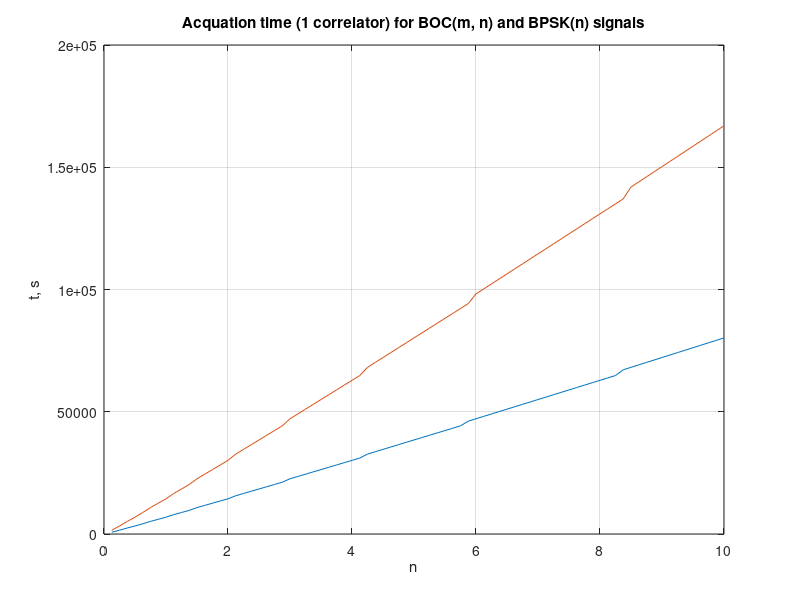

Recreate this plot in MATLAB.
clear 
close all
clc

path_to_results = [pwd 'results/Evgeniy'];
load('results/Evgeniy/AcqBPSK.mat', 'AcqBPSK');
load('results/Evgeniy/AcqBOC.mat', 'AcqBOC');

n8max = 80;
n_arr = (1:n8max)/8;
hF = 0;
hF = figure(hF + 1);
plot(n_arr, AcqBOC)
xlabel('n')
ylabel('t, s');
grid on
title('Acquation time (1 correlator) for BOC(m, n) signals')


hF = 0;
hF = figure(hF + 1);
plot(n_arr, AcqBPSK, n_arr, AcqBOC)
xlabel('n')
ylabel('t, s');
grid on
title('Acquation time (1 correlator) for BOC(m, n) and BPSK(n) signals')

fprintf('<!DOCTYPE html> \n');
fprintf('<html><head><title>!DOCTYPE</title> \n');
fprintf('<meta charset="utf-8"> </head> <body> \n');   

fprintf('<table>\n');
fprintf('<tr><td><b>n</b></td><td>Time for BOC(m, n), hours</td><td>Time for BPSK(n), hours</td></tr>\n');
for n8 = 1:n8max
    
fprintf('<tr><td><b>%.3f</b></td><td>%.1f</td><td>%.2f</td></tr>\n', n8/8, AcqBOC(n8) / 3600, AcqBPSK(n8) / 3600);    
   
    
end
fprintf('</table>\n');
fprintf('</body> </html> \n');
